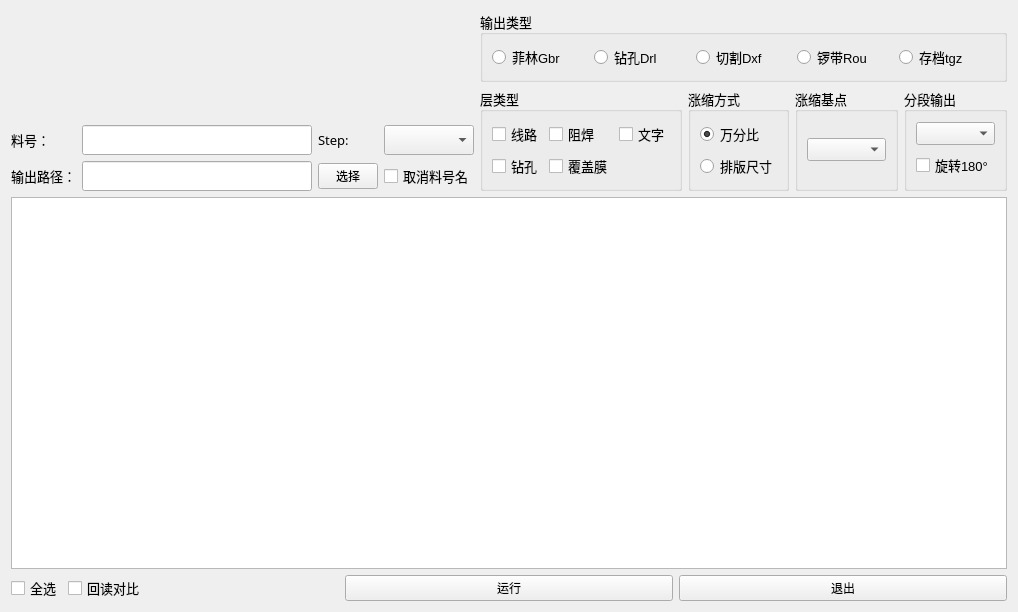
<?xml version="1.0" encoding="UTF-8"?>
<ui version="4.0">
 <class>Form</class>
 <widget class="QWidget" name="Form">
  <property name="geometry">
   <rect>
    <x>0</x>
    <y>0</y>
    <width>1018</width>
    <height>612</height>
   </rect>
  </property>
  <property name="font">
   <font>
    <family>微软雅黑</family>
    <pointsize>10</pointsize>
   </font>
  </property>
  <property name="windowTitle">
   <string>资料导出</string>
  </property>
  <layout class="QVBoxLayout" name="verticalLayout_5">
   <item>
    <layout class="QHBoxLayout" name="horizontalLayout_4" stretch="1,1">
     <item>
      <layout class="QVBoxLayout" name="verticalLayout_4">
       <item>
        <layout class="QHBoxLayout" name="horizontalLayout_3" stretch="1,1,1">
         <item>
          <spacer name="horizontalSpacer">
           <property name="orientation">
            <enum>Qt::Horizontal</enum>
           </property>
           <property name="sizeHint" stdset="0">
            <size>
             <width>40</width>
             <height>20</height>
            </size>
           </property>
          </spacer>
         </item>
         <item>
          <widget class="QLabel" name="label_logo">
           <property name="minimumSize">
            <size>
             <width>0</width>
             <height>50</height>
            </size>
           </property>
           <property name="text">
            <string/>
           </property>
          </widget>
         </item>
         <item>
          <spacer name="horizontalSpacer_2">
           <property name="orientation">
            <enum>Qt::Horizontal</enum>
           </property>
           <property name="sizeHint" stdset="0">
            <size>
             <width>40</width>
             <height>20</height>
            </size>
           </property>
          </spacer>
         </item>
        </layout>
       </item>
       <item>
        <layout class="QGridLayout" name="gridLayout_2">
         <item row="0" column="2" colspan="2">
          <widget class="QLabel" name="label_4">
           <property name="font">
            <font>
             <family>微软雅黑</family>
             <pointsize>10</pointsize>
            </font>
           </property>
           <property name="text">
            <string>Step:</string>
           </property>
           <property name="alignment">
            <set>Qt::AlignLeading|Qt::AlignLeft|Qt::AlignVCenter</set>
           </property>
          </widget>
         </item>
         <item row="0" column="0">
          <widget class="QLabel" name="label_2">
           <property name="font">
            <font>
             <family>微软雅黑</family>
             <pointsize>10</pointsize>
            </font>
           </property>
           <property name="text">
            <string>料号：</string>
           </property>
          </widget>
         </item>
         <item row="1" column="1">
          <widget class="QLineEdit" name="lineEdit_path">
           <property name="font">
            <font>
             <family>微软雅黑</family>
             <pointsize>11</pointsize>
            </font>
           </property>
          </widget>
         </item>
         <item row="1" column="2" colspan="2">
          <widget class="QPushButton" name="pushButton_path">
           <property name="maximumSize">
            <size>
             <width>60</width>
             <height>16777215</height>
            </size>
           </property>
           <property name="font">
            <font>
             <family>微软雅黑</family>
             <pointsize>9</pointsize>
            </font>
           </property>
           <property name="cursor">
            <cursorShape>PointingHandCursor</cursorShape>
           </property>
           <property name="text">
            <string>选择</string>
           </property>
          </widget>
         </item>
         <item row="0" column="4">
          <widget class="QComboBox" name="comboBox_steps">
           <property name="font">
            <font>
             <family>微软雅黑</family>
             <pointsize>11</pointsize>
            </font>
           </property>
          </widget>
         </item>
         <item row="1" column="0">
          <widget class="QLabel" name="label_3">
           <property name="font">
            <font>
             <family>微软雅黑</family>
             <pointsize>10</pointsize>
            </font>
           </property>
           <property name="text">
            <string>输出路径：</string>
           </property>
          </widget>
         </item>
         <item row="1" column="4">
          <widget class="QCheckBox" name="checkBox_cancelJobname">
           <property name="font">
            <font>
             <family>微软雅黑</family>
             <pointsize>10</pointsize>
            </font>
           </property>
           <property name="text">
            <string>取消料号名</string>
           </property>
          </widget>
         </item>
         <item row="0" column="1">
          <widget class="QLineEdit" name="lineEdit_jobname">
           <property name="font">
            <font>
             <family>微软雅黑</family>
             <pointsize>11</pointsize>
            </font>
           </property>
           <property name="readOnly">
            <bool>true</bool>
           </property>
          </widget>
         </item>
        </layout>
       </item>
      </layout>
     </item>
     <item>
      <layout class="QVBoxLayout" name="verticalLayout_3">
       <item>
        <widget class="QGroupBox" name="groupBox">
         <property name="font">
          <font>
           <family>微软雅黑</family>
           <pointsize>10</pointsize>
          </font>
         </property>
         <property name="title">
          <string>输出类型</string>
         </property>
         <layout class="QHBoxLayout" name="horizontalLayout_2">
          <item>
           <widget class="QRadioButton" name="radioButton">
            <property name="font">
             <font>
              <family>Segoe UI</family>
              <pointsize>10</pointsize>
             </font>
            </property>
            <property name="text">
             <string>菲林Gbr</string>
            </property>
           </widget>
          </item>
          <item>
           <widget class="QRadioButton" name="radioButton_2">
            <property name="font">
             <font>
              <family>Segoe UI</family>
              <pointsize>10</pointsize>
             </font>
            </property>
            <property name="text">
             <string>钻孔Drl</string>
            </property>
           </widget>
          </item>
          <item>
           <widget class="QRadioButton" name="radioButton_3">
            <property name="font">
             <font>
              <family>Segoe UI</family>
              <pointsize>10</pointsize>
             </font>
            </property>
            <property name="text">
             <string>切割Dxf</string>
            </property>
           </widget>
          </item>
          <item>
           <widget class="QRadioButton" name="radioButton_4">
            <property name="font">
             <font>
              <family>Segoe UI</family>
              <pointsize>10</pointsize>
             </font>
            </property>
            <property name="text">
             <string>锣带Rou</string>
            </property>
           </widget>
          </item>
          <item>
           <widget class="QRadioButton" name="radioButton_5">
            <property name="font">
             <font>
              <family>Segoe UI</family>
              <pointsize>10</pointsize>
             </font>
            </property>
            <property name="text">
             <string>存档tgz</string>
            </property>
           </widget>
          </item>
         </layout>
        </widget>
       </item>
       <item>
        <layout class="QHBoxLayout" name="horizontalLayout">
         <item>
          <widget class="QGroupBox" name="groupBox_2">
           <property name="font">
            <font>
             <family>微软雅黑</family>
             <pointsize>10</pointsize>
            </font>
           </property>
           <property name="title">
            <string>层类型</string>
           </property>
           <layout class="QGridLayout" name="gridLayout">
            <item row="0" column="0">
             <widget class="QCheckBox" name="checkBox_signal">
              <property name="font">
               <font>
                <family>Segoe UI</family>
                <pointsize>10</pointsize>
               </font>
              </property>
              <property name="text">
               <string>线路</string>
              </property>
             </widget>
            </item>
            <item row="0" column="1">
             <widget class="QCheckBox" name="checkBox_soldmask">
              <property name="font">
               <font>
                <family>Segoe UI</family>
                <pointsize>10</pointsize>
               </font>
              </property>
              <property name="text">
               <string>阻焊</string>
              </property>
             </widget>
            </item>
            <item row="0" column="2">
             <widget class="QCheckBox" name="checkBox_silkscreen">
              <property name="font">
               <font>
                <family>Segoe UI</family>
                <pointsize>10</pointsize>
               </font>
              </property>
              <property name="text">
               <string>文字</string>
              </property>
             </widget>
            </item>
            <item row="1" column="0">
             <widget class="QCheckBox" name="checkBox_drill">
              <property name="font">
               <font>
                <family>Segoe UI</family>
                <pointsize>10</pointsize>
               </font>
              </property>
              <property name="text">
               <string>钻孔</string>
              </property>
             </widget>
            </item>
            <item row="1" column="1">
             <widget class="QCheckBox" name="checkBox_cov">
              <property name="font">
               <font>
                <family>Segoe UI</family>
                <pointsize>10</pointsize>
               </font>
              </property>
              <property name="text">
               <string>覆盖膜</string>
              </property>
             </widget>
            </item>
           </layout>
          </widget>
         </item>
         <item>
          <widget class="QGroupBox" name="groupBox_3">
           <property name="font">
            <font>
             <family>微软雅黑</family>
             <pointsize>10</pointsize>
            </font>
           </property>
           <property name="title">
            <string>涨缩方式</string>
           </property>
           <layout class="QVBoxLayout" name="verticalLayout">
            <item>
             <widget class="QRadioButton" name="radioButton_scale_1">
              <property name="font">
               <font>
                <family>Segoe UI</family>
                <pointsize>10</pointsize>
               </font>
              </property>
              <property name="text">
               <string>万分比</string>
              </property>
              <property name="checked">
               <bool>true</bool>
              </property>
             </widget>
            </item>
            <item>
             <widget class="QRadioButton" name="radioButton_scale_2">
              <property name="font">
               <font>
                <family>Segoe UI</family>
                <pointsize>10</pointsize>
               </font>
              </property>
              <property name="text">
               <string>排版尺寸</string>
              </property>
             </widget>
            </item>
           </layout>
          </widget>
         </item>
         <item>
          <widget class="QGroupBox" name="groupBox_4">
           <property name="font">
            <font>
             <family>微软雅黑</family>
             <pointsize>10</pointsize>
            </font>
           </property>
           <property name="title">
            <string>涨缩基点</string>
           </property>
           <layout class="QVBoxLayout" name="verticalLayout_2">
            <item>
             <widget class="QComboBox" name="comboBox_anchor">
              <property name="font">
               <font>
                <family>Segoe UI</family>
                <pointsize>10</pointsize>
               </font>
              </property>
             </widget>
            </item>
           </layout>
          </widget>
         </item>
         <item>
          <widget class="QGroupBox" name="groupBox_5">
           <property name="title">
            <string>分段输出</string>
           </property>
           <layout class="QVBoxLayout" name="verticalLayout_6">
            <item>
             <widget class="QComboBox" name="comboBox_split">
              <property name="font">
               <font>
                <family>Segoe UI</family>
                <pointsize>10</pointsize>
               </font>
              </property>
             </widget>
            </item>
            <item>
             <widget class="QCheckBox" name="checkBox_split_rotate">
              <property name="font">
               <font>
                <family>Segoe UI</family>
                <pointsize>10</pointsize>
               </font>
              </property>
              <property name="text">
               <string>旋转180°</string>
              </property>
             </widget>
            </item>
           </layout>
          </widget>
         </item>
        </layout>
       </item>
      </layout>
     </item>
    </layout>
   </item>
   <item>
    <widget class="QTableWidget" name="tableWidget">
     <property name="font">
      <font>
       <family>微软雅黑</family>
       <pointsize>10</pointsize>
      </font>
     </property>
    </widget>
   </item>
   <item>
    <layout class="QHBoxLayout" name="horizontalLayout_6" stretch="1,1,1">
     <item>
      <layout class="QHBoxLayout" name="horizontalLayout_5">
       <item>
        <widget class="QCheckBox" name="checkBox_select_all">
         <property name="font">
          <font>
           <family>微软雅黑</family>
           <pointsize>10</pointsize>
          </font>
         </property>
         <property name="text">
          <string>全选</string>
         </property>
        </widget>
       </item>
       <item>
        <widget class="QCheckBox" name="checkBox_autoRead">
         <property name="text">
          <string>回读对比</string>
         </property>
        </widget>
       </item>
       <item>
        <spacer name="horizontalSpacer_3">
         <property name="orientation">
          <enum>Qt::Horizontal</enum>
         </property>
         <property name="sizeHint" stdset="0">
          <size>
           <width>40</width>
           <height>20</height>
          </size>
         </property>
        </spacer>
       </item>
      </layout>
     </item>
     <item>
      <widget class="QPushButton" name="pushButton_run">
       <property name="minimumSize">
        <size>
         <width>0</width>
         <height>26</height>
        </size>
       </property>
       <property name="font">
        <font>
         <family>微软雅黑</family>
         <pointsize>9</pointsize>
        </font>
       </property>
       <property name="cursor">
        <cursorShape>PointingHandCursor</cursorShape>
       </property>
       <property name="text">
        <string>运行</string>
       </property>
      </widget>
     </item>
     <item>
      <widget class="QPushButton" name="pushButton_exit">
       <property name="minimumSize">
        <size>
         <width>0</width>
         <height>26</height>
        </size>
       </property>
       <property name="font">
        <font>
         <family>微软雅黑</family>
         <pointsize>9</pointsize>
        </font>
       </property>
       <property name="cursor">
        <cursorShape>PointingHandCursor</cursorShape>
       </property>
       <property name="text">
        <string>退出</string>
       </property>
      </widget>
     </item>
    </layout>
   </item>
  </layout>
 </widget>
 <resources/>
 <connections/>
</ui>
